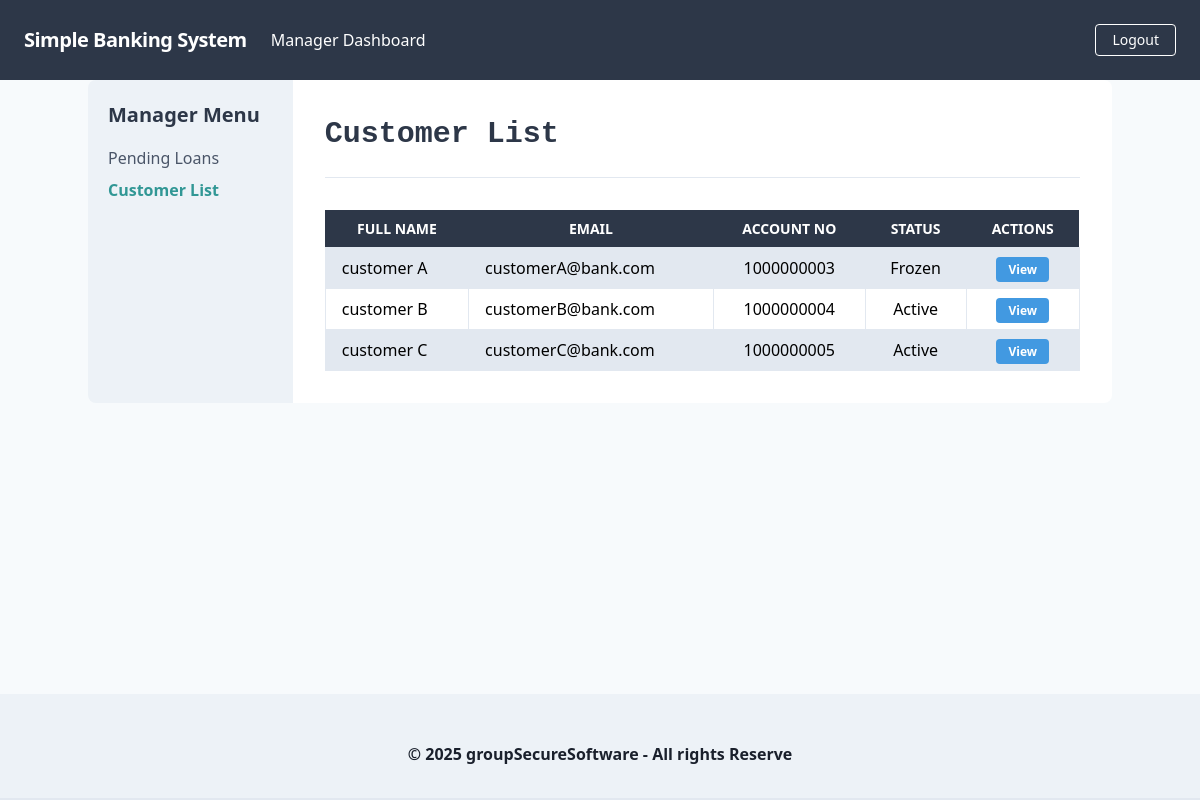
/manager/customers/ (signed in), run on the app's committed database.
### accounts/models.py (models this page shows, shortened)
class UserBankAccount(models.Model):
    user = models.OneToOneField(
        User,
        related_name='account',
        on_delete=models.CASCADE,
    )
    account_type = models.ForeignKey(
        BankAccountType,
        related_name='accounts',
        on_delete=models.CASCADE
    )
    account_no = models.PositiveIntegerField(unique=True)
    gender = models.CharField(max_length=1, choices=GENDER_CHOICE)
    birth_date = models.DateField(null=True, blank=True)
    balance = models.DecimalField(
        default=0,
        max_digits=12,
        decimal_places=2
    )
    interest_start_date = models.DateField(
        null=True, blank=True,
        help_text=(
            'The month number that interest calculation will start from'
        )
    )
    initial_deposit_date = models.DateField(null=True, blank=True)
    status = models.CharField(
        max_length=10,
        choices=ACCOUNT_STATUS_CHOICE,
        default=PENDING
    )

class User(AbstractUser):
    username = None
    email = models.EmailField(unique=True, null=False, blank=False)
    role = models.CharField(max_length=10, choices=ROLE_CHOICE, default=CUSTOMER)
    objects = UserManager()
    USERNAME_FIELD = 'email'
    REQUIRED_FIELDS = []

### transactions/views_manager.py (the view)
class CustomerListView(ManagerRequiredMixin, ListView):
    model = UserBankAccount
    template_name = 'manager/customer_list.html'
    context_object_name = 'customers'
    def get_queryset(self):
        return UserBankAccount.objects.filter(user__role=CUSTOMER)

### transactions/views_manager.py (called while the page is built)
    def dispatch(self, request, *args, **kwargs):
        if not request.user.is_authenticated:
            return self.handle_no_permission()
        if request.user.role != MANAGER:
            messages.error(
                self.request,
                "You do not have permission to access this page."
            )
            return redirect('home')
        return super().dispatch(request, *args, **kwargs)

### templates/manager/customer_list.html (shortened to what this page needs)
{% extends 'core/base.html' %}
{% block content %}
<div class="lg:flex">
    <div class="w-full lg:w-1/5 bg-gray-200 p-5 rounded-l-lg">
        <h2 class="font-bold text-xl mb-4 text-gray-800">Manager Menu</h2>
        <nav>
            <ul>
                <li class="mb-2"><a href="{% url 'manager:pending_loans' %}" class="text-gray-700 hover:text-teal-800">Pending Loans</a></li>
                <li class="mb-2"><a href="{% url 'manager:customer_list' %}" class="font-bold text-teal-600 hover:text-teal-800">Customer List</a></li>
            </ul>
        </nav>
    </div>
    <div class="w-full lg:w-4/5 p-8 bg-white rounded-r-lg">
        <h1 class="font-mono font-bold text-3xl text-gray-800 pb-5">Customer List</h1>
        <hr />
        <table class="table-auto mx-auto w-full mt-8">
            <thead class="bg-gray-800 text-white">
            <tr class="uppercase font-semibold text-sm">
                <th class="px-4 py-2">Full Name</th>
                <th class="px-4 py-2">Email</th>
                <th class="px-4 py-2">Account No</th>
                <th class="px-4 py-2">Status</th>
                <th class="px-4 py-2">Actions</th>
            </tr>
            </thead>
            <tbody>
            {% for customer in customers %}
            <tr class="{% cycle 'bg-gray-300' 'bg-white-100' %}">
                <td class="border px-4 py-2">{{ customer.user.first_name }} {{ customer.user.last_name }}</td>
                <td class="border px-4 py-2">{{ customer.user.email }}</td>
                <td class="border px-4 py-2 text-center">{{ customer.account_no }}</td>
                <td class="border px-4 py-2 text-center">{{ customer.get_status_display }}</td>
                <td class="border px-4 py-2 text-center">
                    <a href="{% url 'manager:customer_detail' pk=customer.pk %}" class="bg-blue-500 hover:bg-blue-700 text-white font-bold py-1 px-3 rounded text-xs">View</a>
                </td>
            </tr>
            {% endfor %}
            </tbody>
        </table>
    </div>
</div>
{% endblock %}

### data on the page
UserBankAccount: user.first_name "customer", user.last_name "A", user.email "customerA@bank.com", account_no "1000000003", status "Frozen"
UserBankAccount: user.first_name "customer", user.last_name "B", user.email "customerB@bank.com", account_no "1000000004", status "Active"
UserBankAccount: user.first_name "customer", user.last_name "C", user.email "customerC@bank.com", account_no "1000000005", status "Active"
